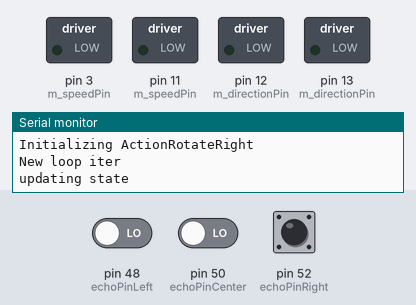
Simulated run of this sketch. Board: Arduino Uno, built with avr-gcc and run on an emulated ATmega328P. On the bench: switched loads named in the sketch (green lamp = pin HIGH), the last lines printed to the serial monitor. The inputs (shaded band) are chosen by the test bench; at power-on: pin 52 (echoPinRight) LOW, pin 48 (echoPinLeft) LOW, pin 50 (echoPinCenter) LOW. Random numbers use the default seed unless the sketch sets one.

Above: at 1.2 s.
1.3 s: pin 52 (echoPinRight) pulsed HIGH 5 times (0.12 s each, 0.3 s apart)
At 2.9 s:
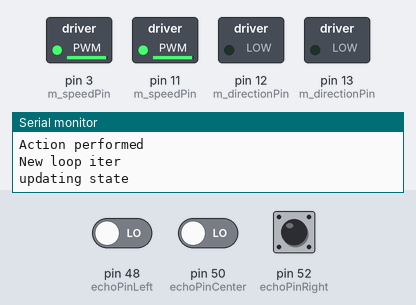
At 7.0 s:
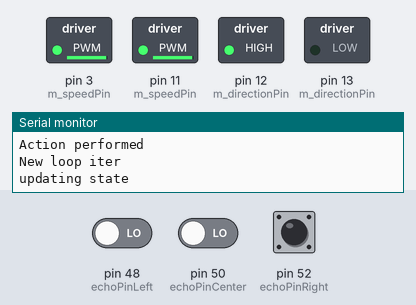
Timing chart, 0 to 32.8 s (numbered marks = the images above; inputs shaded):
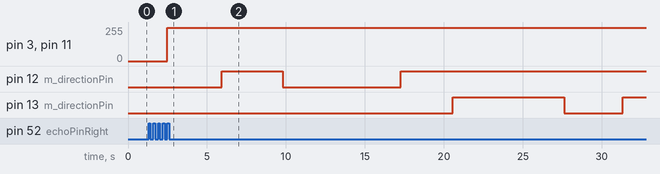

The sketch:

truls.ino
```cpp
#include "Motor.h"
#include "utility.h"
#include "Action.h"
#include "Brain.h"
#include "State.h"

#define trigPinCenter 51
#define echoPinCenter 50
#define trigPinLeft 49
#define echoPinLeft 48
#define trigPinRight 53
#define echoPinRight 52

#define MOTOR_A 0
#define MOTOR_B 1

State *state;
Brain *brain;

void setup() {
  Serial.begin(9600);

  TrKjMotor *motorL = new TrKjMotor(MOTOR_A);
  TrKjMotor *motorR = new TrKjMotor(MOTOR_B);

  brain = new Brain(motorL, motorR);

  state = new State(new TrKjUltrasonicSensor(trigPinCenter, echoPinCenter),
                    new TrKjUltrasonicSensor(trigPinLeft, echoPinLeft),
                    new TrKjUltrasonicSensor(trigPinRight, echoPinRight));
}

void loop() {
  Serial.println("New loop iter");

  Serial.println("updating state");
  state->update();
  Serial.println("picking action");
  state->setNextAction(brain->pickAction(state));
  Serial.println("performing action");
  state->nextAction()->perform(state);
  Serial.println("Action performed");
  state->setPreviousAction(state->nextAction());
}
```

Action.h
```cpp
#ifndef ACTION_H
#define ACTION_H

#include "State.h"

#define DIR_FORWARD 0
#define DIR_LEFT 1
#define DIR_RIGHT 2

#define ACTIONTIME 100,state->moveSpeed()*3


class Action{
  public:
    Action(TrKjMotor *motorL, TrKjMotor *motorR){
      m_motorL = motorL;
      m_motorR = motorR;
      m_pdf = 0;
    }

    int pdf(){
      return m_pdf;
    }

    virtual short direction(){};

    virtual void perform(State *state){};

    virtual void updatePdf(State *state){};

  protected:
    TrKjMotor *m_motorL;
    TrKjMotor *m_motorR;
    int m_pdf;
};


class ActionForward : public Action{
  public:
    ActionForward(TrKjMotor *motorL, TrKjMotor *motorR)
    : Action(motorL, motorR) {
          Serial.println("Initializing ActionForward");
      };

    void perform(State *state){
      Serial.println("Performing ActionForward");
      m_motorL->run(-state->moveSpeed());
      m_motorR->run(state->moveSpeed());
      delay(random(ACTIONTIME));
    }

    void updatePdf(State *state){

      m_pdf = remap(state->centerDepth(), 10, 100, 5, 100);
      Serial.println("Forward pdf: ");
      Serial.println(m_pdf);
    }

    short direction(){
      return DIR_FORWARD;
    }
};

class ActionBackward : public Action{
  public:
    ActionBackward(TrKjMotor *motorL, TrKjMotor *motorR)
    : Action(motorL, motorR) {
          Serial.println("Initializing ActionBackward");
      };

    void perform(State *state){
      Serial.println("Performing ActionBackward");
      m_motorL->run(state->moveSpeed());
      m_motorR->run(-state->moveSpeed());
      delay(random(ACTIONTIME));
    }

    void updatePdf(State *state){
      m_pdf = remap(state->centerDepth(), 50, 0, 1, 50);
      Serial.println("Backward pdf: ");
      Serial.println(m_pdf);
    }

    short direction(){
      return DIR_FORWARD;
    }
};

class ActionRotateLeft : public Action{
  public:
    ActionRotateLeft(TrKjMotor *motorL, TrKjMotor *motorR)
    : Action(motorL, motorR) {
      Serial.println("Initializing ActionRotateLeft");
    };

    void perform(State *state){
      Serial.println("Performing ActionRotateLeft");
      m_motorL->run(state->moveSpeed());
      m_motorR->run(state->moveSpeed());
      delay(random(ACTIONTIME));
    }

    void updatePdf(State *state){
      if (state->previousAction() && state->previousAction()->direction() == DIR_RIGHT){
        m_pdf = 1;
      } else {
        m_pdf = remap(state->centerDepth(), 50, 0, 5, 100) + remap(state->rightDepth(), 50, 0, 5, 30);
      }
      Serial.println("Left pdf: ");
      Serial.println(m_pdf);
    }

    short direction(){
      return DIR_LEFT;
    }

};

class ActionRotateRight : public Action{
  public:
      ActionRotateRight(TrKjMotor *motorL, TrKjMotor *motorR)
    : Action(motorL, motorR) {
      Serial.println("Initializing ActionRotateRight");
      };

    void perform(State *state){
      m_motorL->run(-state->moveSpeed());
      m_motorR->run(-state->moveSpeed());
      delay(random(ACTIONTIME));
    }

    void updatePdf(State *state){
      if (state->previousAction() && state->previousAction()->direction() == DIR_LEFT){
        m_pdf = 1;
      } else {
        m_pdf = remap(state->centerDepth(), 50, 0, 5, 100) + remap(state->leftDepth(), 50, 0, 5, 30);
      }
      Serial.println("Right pdf: ");
      Serial.println(m_pdf);
    }

    short direction(){
      return DIR_RIGHT;
    }
};

#endif
```

Brain.h
```cpp
#ifndef BRAIN_H
#define BRAIN_H

class Brain{
  public:
    Brain(TrKjMotor *motorL, TrKjMotor *motorR){
      Serial.println("Initializing brain");
      m_numActions = 4;
      actionPool[0] = new ActionForward(motorL, motorR);
      actionPool[1] = new ActionBackward(motorL, motorR);
      actionPool[2] = new ActionRotateLeft(motorL, motorR);
      actionPool[3] = new ActionRotateRight(motorL, motorR);
    }

    Action *pickAction(State *state){
      Serial.println("Updating PDFs");
      int pdfSum = 0;
      for(int i=0; i<m_numActions; ++i){
        actionPool[i]->updatePdf(state);
        pdfSum += actionPool[i]->pdf();
      }

      int randnum = random(pdfSum);
      Serial.println("randum num: ");
      Serial.println(randnum);

      int accumPdf = 0;
      Serial.println("Picking action.");
      for(int i=0; i<m_numActions; ++i){
        accumPdf += actionPool[i]->pdf();
        if (accumPdf >= randnum){
          return actionPool[i];
        }
      }
      Serial.println("Ooops, found no action.");
      return NULL;
    }
  private:
    Action *actionPool[4];
    int m_numActions;
};

#endif
```

Motor.h
```cpp
#ifndef MOTOR_H
#define MOTOR_H

class TrKjMotor {

  public:
    TrKjMotor(uint8_t channel) {
        if (channel == 0){
          m_directionPin = 12;
          m_speedPin = 3;
          m_brakePin = 9;
        } else {
          m_directionPin = 13;
          m_speedPin = 11;
          m_brakePin = 8;
        }
        pinMode(m_directionPin, OUTPUT);
    };

  void run(int speed){
    if (speed == 0){
      digitalWrite(m_brakePin, HIGH);
      return;
    }
    digitalWrite(m_brakePin, LOW);
    if (speed > 0){
      digitalWrite(m_directionPin, HIGH);
    } else {
      digitalWrite(m_directionPin, LOW);
    }
    analogWrite(m_speedPin, abs(speed));
  }

  void brake(){
    digitalWrite(m_brakePin, HIGH);
  }

  private:
    uint8_t m_directionPin;
    uint8_t m_speedPin;
    uint8_t m_brakePin;
};

#endif
```

State.h
```cpp
  #ifndef STATE_H
#define STATE_H

#include "UltrasonicSensor.h"

class Action;

#define SENSORMAX 200

class State{
	public:
		State(TrUltrasonicSensor *centerSensor, TrUltrasonicSensor *leftSensor, TrUltrasonicSensor *rightSensor){
			m_centerSensor = centerSensor;
			m_leftSensor = leftSensor;
			m_rightSensor = rightSensor;
			m_speed = 250;
      m_previousAction = NULL;
      m_nextAction = NULL;
		};

  	Action *nextAction() { return m_nextAction; };

		void setNextAction(Action *action) { m_nextAction = action; };

  	Action *previousAction() { return m_previousAction; };

		void setPreviousAction(Action *action) { m_previousAction = action; };

  	long centerDepth() { return m_centerDepth; };
  	long leftDepth() { return m_leftDepth; };
  	long rightDepth() { return m_rightDepth; };

	  void update(){
	    m_centerDepth = m_centerSensor->distanceCm(SENSORMAX);
	  	m_leftDepth = m_leftSensor->distanceCm(SENSORMAX);
	  	m_rightDepth = m_rightSensor->distanceCm(SENSORMAX);

			Serial.println("center depth:");
			Serial.println(m_centerDepth);
			Serial.println("left depth:");
			Serial.println(m_leftDepth);
			Serial.println("right depth:");
			Serial.println(m_rightDepth);
		}

		int moveSpeed(){
			return m_speed;
		}

		void speedUp(){
			if (m_speed < 250){
				m_speed += 50;
			}
		};

		void slowDown(){
			if (m_speed){
				m_speed -= 50;
			}
		};

	private:
	  	Action *m_nextAction;
  		Action *m_previousAction;

		TrUltrasonicSensor *m_centerSensor;
		TrUltrasonicSensor *m_leftSensor;
		TrUltrasonicSensor *m_rightSensor;

  		long m_centerDepth;
  		long m_leftDepth;
  		long m_rightDepth;
		int m_speed;
};

#endif
```

UltrasonicSensor.h
```cpp
#ifndef ULTRASONICSENSOR_H
#define ULTRASONICSENSOR_H

#include <MeMCore.h>

class TrUltrasonicSensor{

	public:
		UtrasonicSensor(){};

		virtual double distanceCm(uint16_t maxCm);
};

class TrMeUltrasonicSensor : public TrUltrasonicSensor {

	public:
		TrMeUltrasonicSensor(uint8_t port)
		: TrUltrasonicSensor() {
			m_sensor = MeUltrasonicSensor(port);
		}

		double distanceCm(uint16_t maxCm){
			return m_sensor.distanceCm(maxCm);
		}

	private:
		MeUltrasonicSensor m_sensor;
};

class TrKjUltrasonicSensor : public TrUltrasonicSensor {

	public:
		TrKjUltrasonicSensor(uint8_t trigPin, uint8_t echoPin)
		: TrUltrasonicSensor() {
			m_trigPin = trigPin;
			m_echoPin = echoPin;
		  	pinMode(m_trigPin, OUTPUT);
  			pinMode(m_echoPin, INPUT);
		};

		double distanceCm(uint16_t maxCm){
      		long duration;
      		digitalWrite(m_trigPin, LOW);
		  	delayMicroseconds(2);
		  	digitalWrite(m_trigPin, HIGH);
		  	delayMicroseconds(10);
		  	digitalWrite(m_trigPin, LOW);
		  	duration = pulseIn(m_echoPin, HIGH);

		  	double depth = duration / 58.;
		  	return min(maxCm, depth);
		};

	private:
		uint8_t m_trigPin;
		uint8_t m_echoPin;
};

#endif
```

utility.h
```cpp
float remap (float value, float from1, float to1, float from2, float to2) {
    float result = (value - from1) / (to1 - from1) * (to2 - from2) + from2;
    result = min(result, to2);
    result = max(result, from2);
    return result;
}
```
